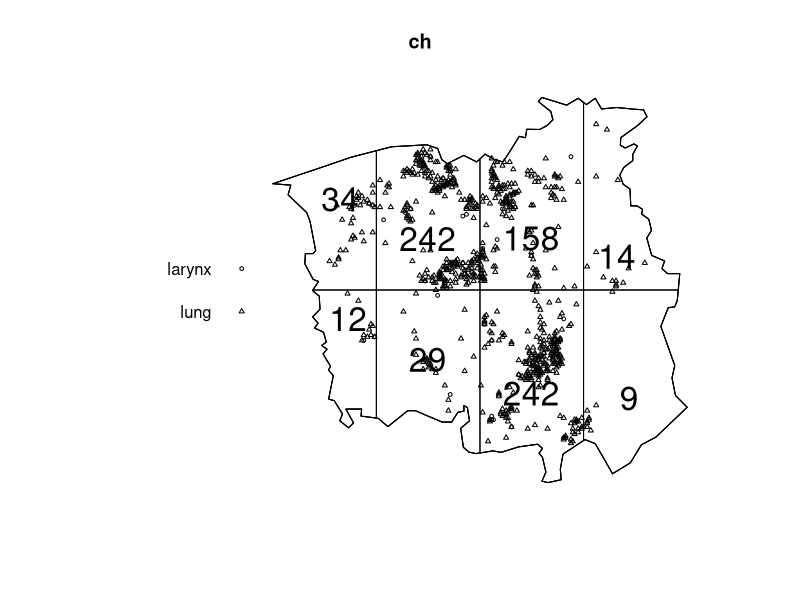
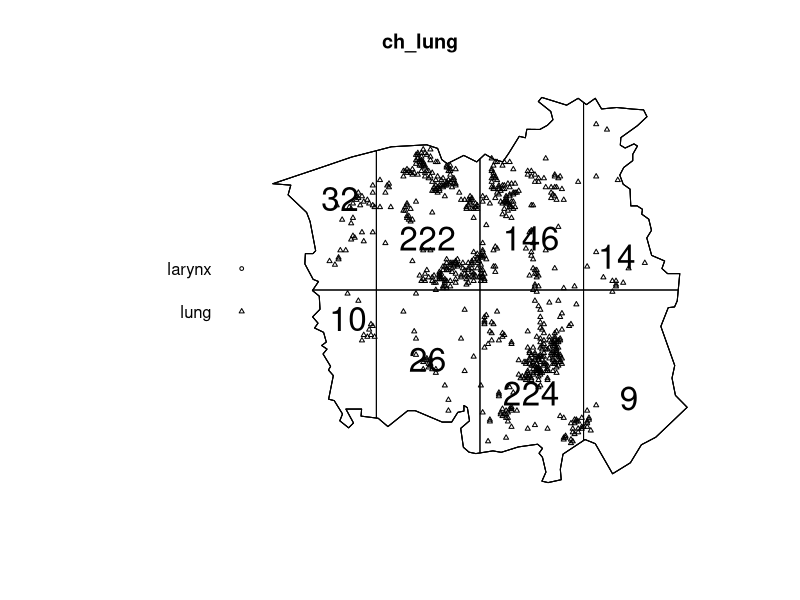
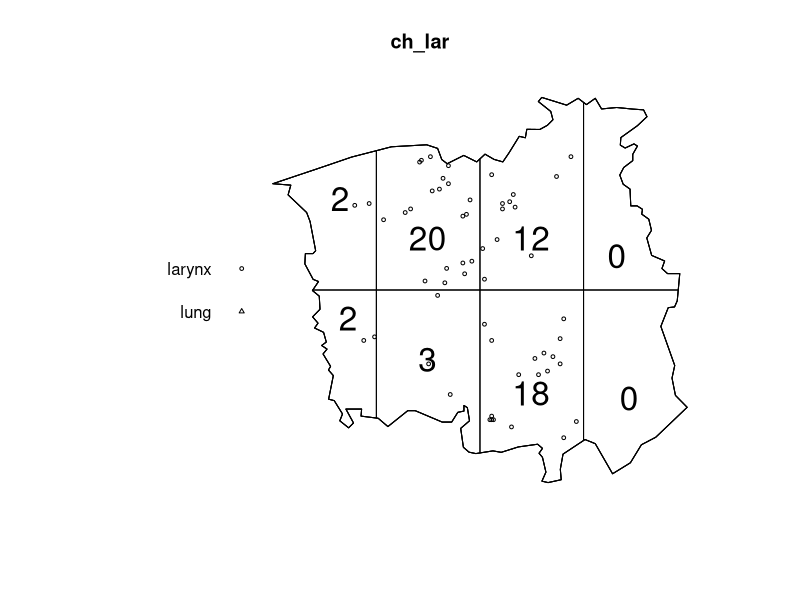
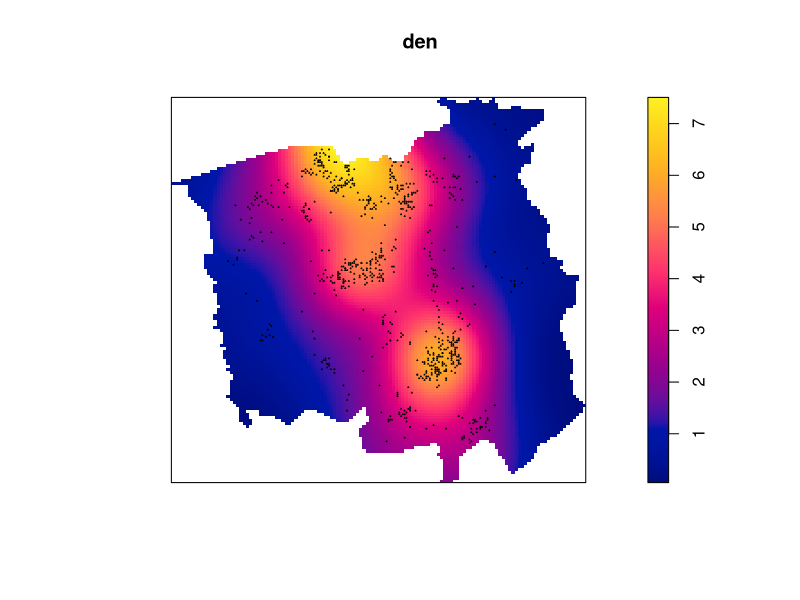
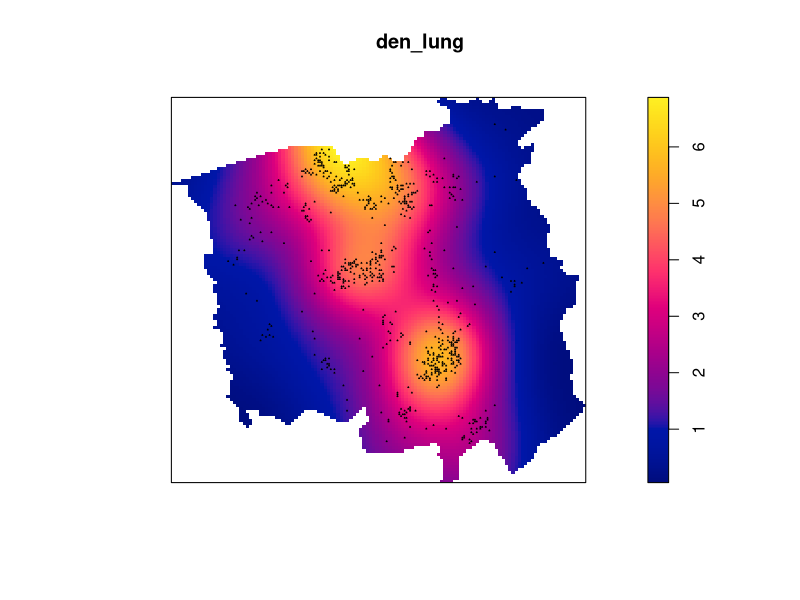
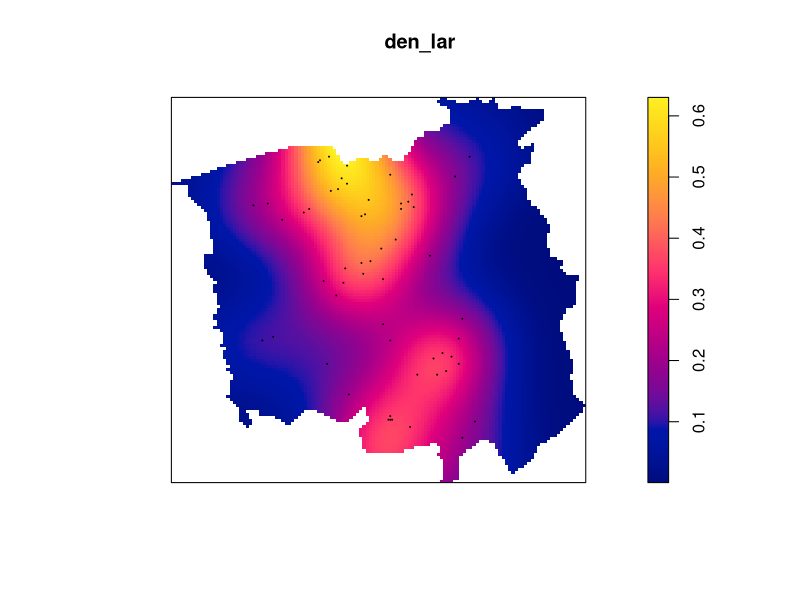
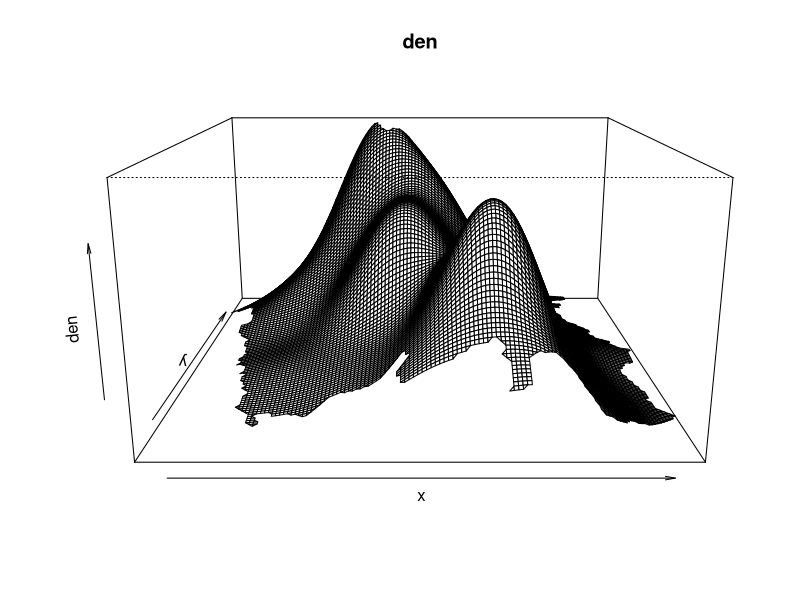
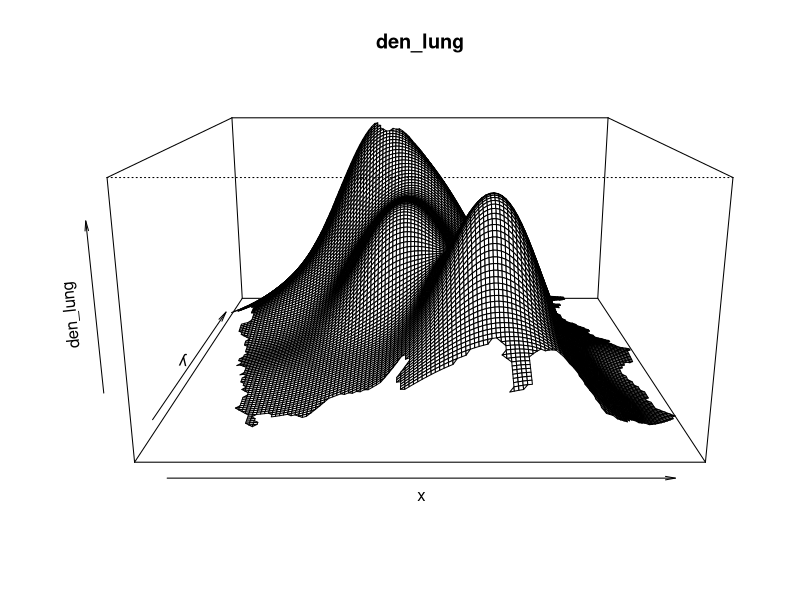

Source code (R) for these figures, in order:
## ---- chunk 1
library(spatstat)

data(chorley)

ch <- unique.ppp(chorley)
ch_lung <- ch[ch$marks=="lung",]
ch_lar <- ch[ch$marks=="larynx",]

lambda <- summary(ch)$intensity
lambda

q <- quadratcount(ch, nx=4,ny=2)
q_lung <- quadratcount(ch_lung, nx=4,ny=2)
q_lar <- quadratcount(ch_lar, nx=4,ny=2)

plot(ch, cex=0.5)
plot(q, add=T, cex=2)


plot(ch_lung, cex=0.5)
plot(q_lung, add=T, cex=2)


plot(ch_lar, cex=0.5)
plot(q_lar, add=T, cex=2)

#so the quadrats are not the same size, so we need to correct for that

den <- density.ppp(ch, sigma=2, kernel='gaussian')
den_lung <- density.ppp(ch_lung, sigma=2, kernel='gaussian')
den_lar <- density.ppp(ch_lar, sigma=2, kernel='gaussian')

plot(den)
plot(ch, add=T, cex=.1)

plot(den_lung)
plot(ch_lung, add=T, cex=.1)

plot(den_lar)
plot(ch_lar, add=T, cex=.1)

persp(den)
persp(den_lung)
persp(den_lar)

contour(den)
contour(den_lung)
contour(den_lar)

aden <- adaptive.density(ch, f=0.01, nrep=10)
plot(aden)
plot(ch, add=T, cex=0.1)

this.window <- ch$window
csr.test <- quadrat.test(ch, nx=4, ny=4, method="Chisq")
csr.test
plot(ch, color='blue')
plot(csr.test, add=T, color="red")

csr.test_lung <- quadrat.test(ch_lung, nx=4, ny=4, method="Chisq")
csr.test_lung
plot(ch, color='blue')
plot(csr.test_lung, add=T, color="red")

csr.test_lar <- quadrat.test(ch_lar, nx=4, ny=4, method="Chisq")
csr.test_lar
plot(ch, color='blue')
plot(csr.test_lar, add=T, color="red")


csr.test
csr.test_lung
csr.test_lar
